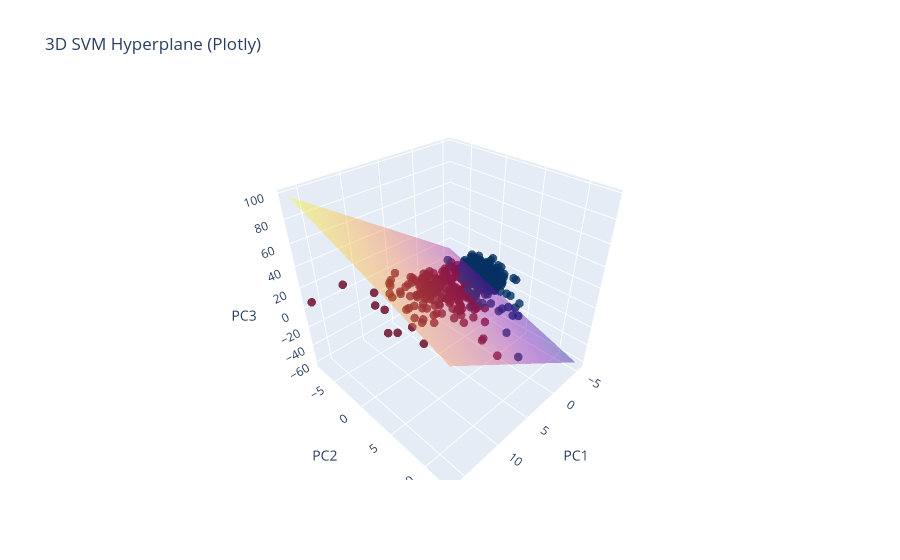

The notebook cell this image was saved under:
### Code cell
fig = go.Figure()

# Scatter points
fig.add_trace(go.Scatter3d(
    x=X_pca[:,0],
    y=X_pca[:,1],
    z=X_pca[:,2],
    mode='markers',
    marker=dict(
        size=5,
        color=y,
        colorscale='RdBu',
        opacity=0.8
    ),
    name='Data Points'
))

# Hyperplane surface
fig.add_trace(go.Surface(
    x=xx,
    y=yy,
    z=zz,
    opacity=0.4,
    showscale=False,
    name='Hyperplane'
))

fig.update_layout(
    title="3D SVM Hyperplane (Plotly)",
    scene=dict(
        xaxis_title='PC1',
        yaxis_title='PC2',
        zaxis_title='PC3'
    )
)

fig.show()

### Figure 1 — Plotly figure (JSON) as saved in the notebook; plotly's stock layout.template omitted (floating-point values rounded to 4 significant figures; data arrays with more than 128 entries replaced by an {"elided": "..."} marker saying what was removed)
{"data": [{"marker": {"color": {"elided": "569 int values"}, "colorscale": [[0, "rgb(103,0,31)"], [0.1, "rgb(178,24,43)"], [0.2, "rgb(214,96,77)"], [0.3, "rgb(244,165,130)"], [0.4, "rgb(253,219,199)"], [0.5, "rgb(247,247,247)"], [0.6, "rgb(209,229,240)"], [0.7, "rgb(146,197,222)"], [0.8, "rgb(67,147,195)"], [0.9, "rgb(33,102,172)"], [1, "rgb(5,48,97)"]], "opacity": 0.8, "size": 5}, "mode": "markers", "name": "Data Points", "type": "scatter3d", "x": {"elided": "569 float values"}, "y": {"elided": "569 float values"}, "z": {"elided": "569 float values"}}, {"name": "Hyperplane", "opacity": 0.4, "showscale": false, "type": "surface", "x": {"elided": "20x20 float values"}, "y": {"elided": "20x20 float values"}, "z": {"elided": "20x20 float values"}}], "layout": {"scene": {"xaxis": {"title": {"text": "PC1"}}, "yaxis": {"title": {"text": "PC2"}}, "zaxis": {"title": {"text": "PC3"}}}, "title": {"text": "3D SVM Hyperplane (Plotly)"}}}
